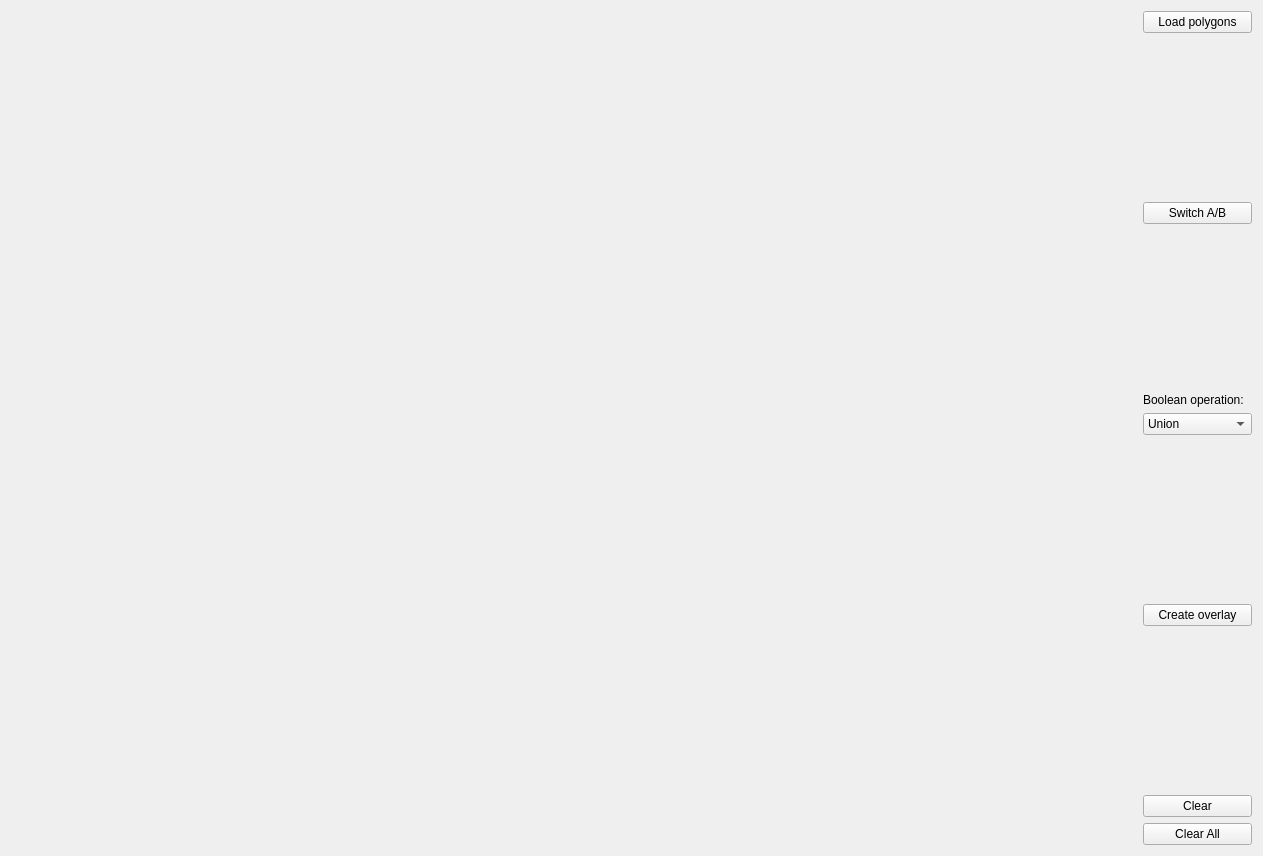
<?xml version="1.0" encoding="UTF-8"?>
<ui version="4.0">
 <class>Widget</class>
 <widget class="QWidget" name="Widget">
  <property name="geometry">
   <rect>
    <x>0</x>
    <y>0</y>
    <width>1263</width>
    <height>856</height>
   </rect>
  </property>
  <property name="windowTitle">
   <string>Boolean Operations on Polygons</string>
  </property>
  <layout class="QHBoxLayout" name="horizontalLayout">
   <item>
    <widget class="draw" name="Canvas" native="true">
     <property name="sizePolicy">
      <sizepolicy hsizetype="Preferred" vsizetype="Preferred">
       <horstretch>1</horstretch>
       <verstretch>1</verstretch>
      </sizepolicy>
     </property>
    </widget>
   </item>
   <item>
    <layout class="QVBoxLayout" name="verticalLayout">
     <item>
      <widget class="QPushButton" name="pushButton_5">
       <property name="text">
        <string>Load polygons</string>
       </property>
      </widget>
     </item>
     <item>
      <spacer name="verticalSpacer_4">
       <property name="orientation">
        <enum>Qt::Vertical</enum>
       </property>
       <property name="sizeHint" stdset="0">
        <size>
         <width>20</width>
         <height>40</height>
        </size>
       </property>
      </spacer>
     </item>
     <item>
      <widget class="QPushButton" name="pushButton">
       <property name="text">
        <string>Switch A/B</string>
       </property>
      </widget>
     </item>
     <item>
      <spacer name="verticalSpacer_3">
       <property name="orientation">
        <enum>Qt::Vertical</enum>
       </property>
       <property name="sizeHint" stdset="0">
        <size>
         <width>20</width>
         <height>40</height>
        </size>
       </property>
      </spacer>
     </item>
     <item>
      <widget class="QLabel" name="label">
       <property name="text">
        <string>Boolean operation:</string>
       </property>
      </widget>
     </item>
     <item>
      <widget class="QComboBox" name="comboBox">
       <item>
        <property name="text">
         <string>Union</string>
        </property>
       </item>
       <item>
        <property name="text">
         <string>Intersection</string>
        </property>
       </item>
       <item>
        <property name="text">
         <string>Difference A-B</string>
        </property>
       </item>
       <item>
        <property name="text">
         <string>Difference B-A</string>
        </property>
       </item>
      </widget>
     </item>
     <item>
      <spacer name="verticalSpacer_2">
       <property name="orientation">
        <enum>Qt::Vertical</enum>
       </property>
       <property name="sizeHint" stdset="0">
        <size>
         <width>20</width>
         <height>40</height>
        </size>
       </property>
      </spacer>
     </item>
     <item>
      <widget class="QPushButton" name="pushButton_2">
       <property name="text">
        <string>Create overlay</string>
       </property>
      </widget>
     </item>
     <item>
      <spacer name="verticalSpacer">
       <property name="orientation">
        <enum>Qt::Vertical</enum>
       </property>
       <property name="sizeHint" stdset="0">
        <size>
         <width>20</width>
         <height>40</height>
        </size>
       </property>
      </spacer>
     </item>
     <item>
      <widget class="QPushButton" name="pushButton_3">
       <property name="text">
        <string>Clear</string>
       </property>
      </widget>
     </item>
     <item>
      <widget class="QPushButton" name="pushButton_4">
       <property name="text">
        <string>Clear All</string>
       </property>
      </widget>
     </item>
    </layout>
   </item>
  </layout>
 </widget>
 <customwidgets>
  <customwidget>
   <class>draw</class>
   <extends>QWidget</extends>
   <header>draw.h</header>
   <container>1</container>
  </customwidget>
 </customwidgets>
 <resources/>
 <connections/>
</ui>
